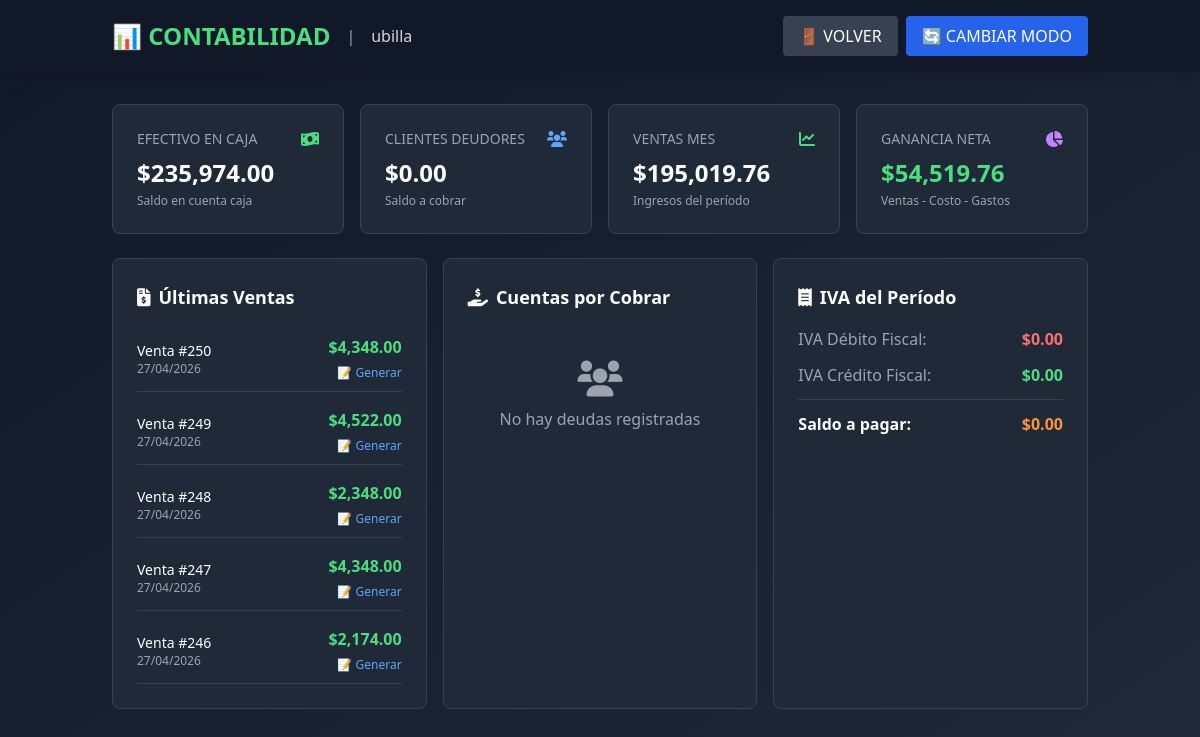
Page /contabilidad.php (signed in) on the earlier database version.
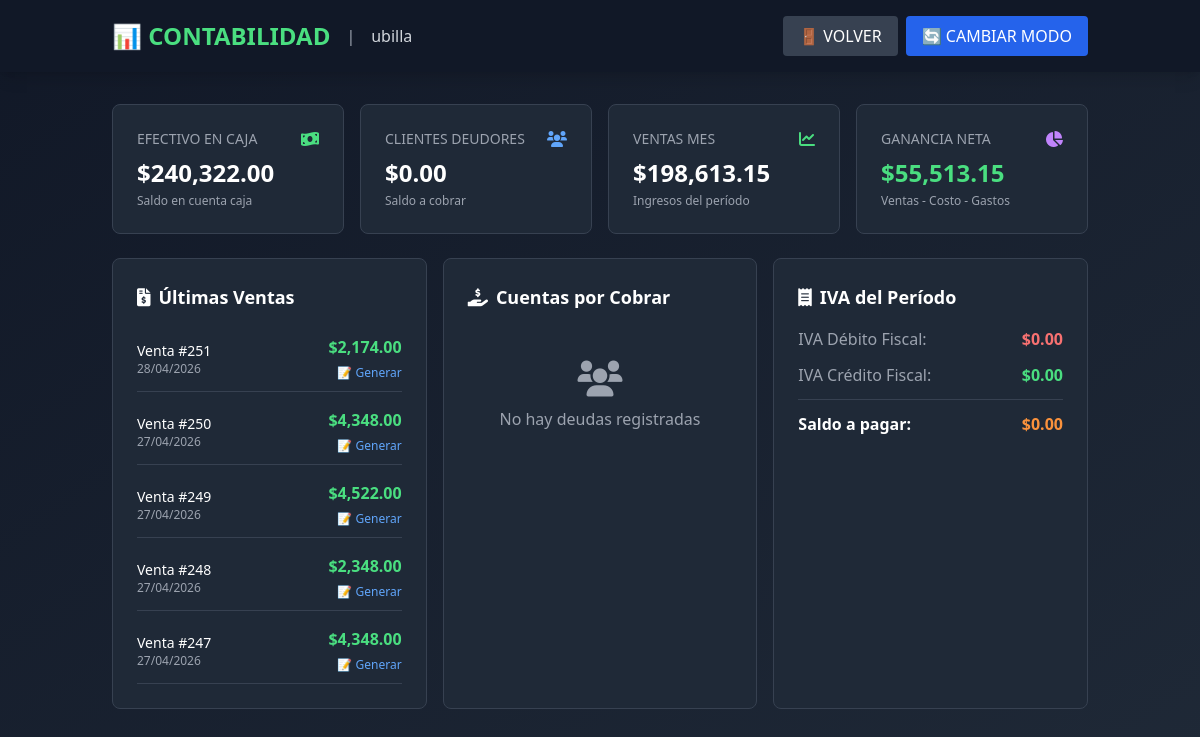
Same page on the later database version.
### tables this page shows
CREATE TABLE `ventas` (
  `id` int(11) NOT NULL AUTO_INCREMENT,
  `fecha` datetime DEFAULT current_timestamp(),
  `cliente_id` int(11) DEFAULT NULL,
  `total` decimal(10,2) DEFAULT NULL,
  `tipo_comprobante` varchar(10) DEFAULT NULL,
  `estado` varchar(20) DEFAULT 'COMPLETADA',
  `ganancia` decimal(10,2) DEFAULT NULL,
  `usuario_id` int(11) DEFAULT 1,
  `empresa_id` int(11) NOT NULL DEFAULT 1,
  `metodo_pago` varchar(50) DEFAULT NULL COMMENT 'Método de pago utilizado',
  PRIMARY KEY (`id`),
  KEY `cliente_id` (`cliente_id`),
  CONSTRAINT `ventas_ibfk_1` FOREIGN KEY (`cliente_id`) REFERENCES `clientes` (`id`)
);

### config.php (called while the page is built, shortened)
<?php
function getDB() {
    try {
        $pdo = new PDO("mysql:host=".DB_HOST.";dbname=".DB_NAME.";charset=utf8mb4", DB_USER, DB_PASS);
        $pdo->setAttribute(PDO::ATTR_ERRMODE, PDO::ERRMODE_EXCEPTION);
        $pdo->setAttribute(PDO::ATTR_DEFAULT_FETCH_MODE, PDO::FETCH_ASSOC);
        return $pdo;
    } catch(PDOException $e) {
        die("Error de conexión: " . $e->getMessage());
    }
}
function getUser() {
    $db = getDB();
    $stmt = $db->prepare("SELECT id, nombre, rol, empresa_id FROM usuarios WHERE id = ?");
    $stmt->execute([$_SESSION['user_id']]);
    return $stmt->fetch();
}

### contabilidad_motor.php (called while the page is built, shortened)
<?php
require_once 'config.php';
class MotorContable {
    private $db;
    private $empresa_id;
    public function __construct($empresa_id, $db = null) {
        $this->empresa_id = $empresa_id;
        $this->db = $db ?: getDB();
    }
    public function getResumenCuentas($fecha_hasta = null) {
        $fecha_hasta = $fecha_hasta ?: date('Y-m-d');
        $stmt = $this->db->prepare("
            SELECT
                pc.codigo,
                pc.nombre,
                pc.tipo,
                pc.subtipo,
                COALESCE(SUM(ad.debe), 0) as total_debe,
                COALESCE(SUM(ad.haber), 0) as total_haber,
                CASE
                    WHEN pc.tipo IN ('ACTIVO', 'GASTO')
                    THEN COALESCE(SUM(ad.debe) - SUM(ad.haber), 0)
                    WHEN pc.tipo IN ('PASIVO', 'PATRIMONIO_NETO', 'INGRESO')
                    THEN COALESCE(SUM(ad.haber) - SUM(ad.debe), 0)
                    ELSE 0
                END as saldo
            FROM plan_cuentas pc
            LEFT JOIN asiento_detalles ad ON pc.id = ad.cuenta_id
            LEFT JOIN asientos_contables ac ON ad.asiento_id = ac.id
            WHERE pc.empresa_id = ? AND pc.imputable = 1
            AND (ac.fecha IS NULL OR ac.fecha <= ?)
            GROUP BY pc.id, pc.codigo, pc.nombre, pc.tipo, pc.subtipo
            ORDER BY pc.codigo
        ");
        $stmt->execute([$this->empresa_id, $fecha_hasta]);
        return $stmt->fetchAll();
    }
}
?>

### contabilidad.php (the view, shortened to what the changed rows need)
<?php
require_once 'config.php';
require_once 'contabilidad_motor.php';
$user = getUser();
$empresa_id = $user['empresa_id'];
$db = getDB();
$motor = new MotorContable($empresa_id, $db);
$resumen_cuentas = $motor->getResumenCuentas();
$totales = [
    'ACTIVO' => ['debe' => 0, 'haber' => 0, 'saldo' => 0],
    'PASIVO' => ['debe' => 0, 'haber' => 0, 'saldo' => 0],
    'PATRIMONIO_NETO' => ['debe' => 0, 'haber' => 0, 'saldo' => 0],
    'INGRESO' => ['debe' => 0, 'haber' => 0, 'saldo' => 0],
    'GASTO' => ['debe' => 0, 'haber' => 0, 'saldo' => 0]
];
$saldo_caja = 0;
foreach ($resumen_cuentas as $cuenta) {
    if (isset($totales[$cuenta['tipo']])) {
        $totales[$cuenta['tipo']]['debe'] += $cuenta['total_debe'];
        $totales[$cuenta['tipo']]['haber'] += $cuenta['total_haber'];
        $totales[$cuenta['tipo']]['saldo'] += $cuenta['saldo'];
    }
    if ($cuenta['codigo'] === '1.01.01') {
        $saldo_caja = $cuenta['saldo'];
    }
}
$ventas_totales = $totales['INGRESO']['saldo'];
$costo_venta = 0;
$gastos_operativos = 0;
foreach ($resumen_cuentas as $cuenta) {
    if ($cuenta['codigo'] === '6.01.01') {
        $costo_venta = $cuenta['saldo'];
    }
}
foreach ($resumen_cuentas as $cuenta) {
    if ($cuenta['tipo'] === 'GASTO' && $cuenta['codigo'] !== '6.01.01') {
        $gastos_operativos += $cuenta['saldo'];
    }
}
$ganancia_neta = $ventas_totales - $costo_venta - $gastos_operativos;
?>
<!DOCTYPE html>
<html lang="es">
<head>
    <script src="https://cdn.tailwindcss.com"></script>
    <link rel="stylesheet" href="https://cdnjs.cloudflare.com/ajax/libs/font-awesome/6.0.0/css/all.min.css">
</head>
<body class="min-h-screen bg-gradient-to-br from-gray-900 to-gray-800 text-gray-100">
    <header class="bg-gray-900 shadow-lg">
        <div class="container mx-auto px-6 py-4 flex justify-between items-center">
            <div class="flex items-center gap-4">
                <h1 class="text-2xl font-bold text-green-400">📊 CONTABILIDAD</h1>
            </div>
        </div>
    </header>
    <main class="container mx-auto px-6 py-8">
        <div id="vistaDueño" class="space-y-6">
            <div class="grid grid-cols-1 md:grid-cols-4 gap-4">
                <div class="bg-gray-800 rounded-lg border border-gray-700 p-6">
                    <div class="flex items-center justify-between mb-2">
                        <h3 class="text-gray-400 text-sm">EFECTIVO EN CAJA</h3>
                        <i class="fas fa-money-bill-wave text-green-400"></i>
                    </div>
                    <p class="text-2xl font-bold text-white">
                        $<?= number_format($saldo_caja, 2) ?>
                    </p>
                    <p class="text-gray-400 text-xs mt-1">Saldo en cuenta caja</p>
                </div>
                <div class="bg-gray-800 rounded-lg border border-gray-700 p-6">
                    <div class="flex items-center justify-between mb-2">
                        <h3 class="text-gray-400 text-sm">VENTAS MES</h3>
                        <i class="fas fa-chart-line text-green-400"></i>
                    </div>
                    <p class="text-2xl font-bold text-white">
                        $<?= number_format($totales['INGRESO']['saldo'], 2) ?>
                    </p>
                    <p class="text-gray-400 text-xs mt-1">Ingresos del período</p>
                </div>
                <div class="bg-gray-800 rounded-lg border border-gray-700 p-6">
                    <div class="flex items-center justify-between mb-2">
                        <h3 class="text-gray-400 text-sm">GANANCIA NETA</h3>
                        <i class="fas fa-chart-pie text-purple-400"></i>
                    </div>
                    <p class="text-2xl font-bold <?= $ganancia_neta >= 0 ? 'text-green-400' : 'text-red-400' ?>">
                        $<?= number_format($ganancia_neta, 2) ?>
                    </p>
                    <p class="text-gray-400 text-xs mt-1">Ventas - Costo - Gastos</p>
                </div>
            </div>
            <div class="grid grid-cols-1 md:grid-cols-3 gap-4">
                <div class="bg-gray-800 rounded-lg border border-gray-700 p-6">
                    <div class="space-y-2">
                        <?php
                        $stmt = $db->prepare("SELECT id, total, fecha FROM ventas WHERE empresa_id = ? ORDER BY fecha DESC LIMIT 5");
                        $stmt->execute([$empresa_id]);
                        $ultimas_ventas = $stmt->fetchAll();
                        foreach ($ultimas_ventas as $venta):
                        ?>
                        <div class="flex justify-between items-center py-2 border-b border-gray-700">
                            <div>
                                <p class="text-white text-sm">Venta #<?= $venta['id'] ?></p>
                                <p class="text-gray-400 text-xs"><?= date('d/m/Y', strtotime($venta['fecha'])) ?></p>
                            </div>
                            <div class="text-right">
                                <p class="text-green-400 font-bold">$<?= number_format($venta['total'], 2) ?></p>
                                <button onclick="generarAsientoVenta(<?= $venta['id'] ?>)" class="text-blue-400 text-xs hover:text-blue-300">
                                    📝 Generar
                                </button>
                            </div>
                        </div>
                        <?php endforeach; ?>
                    </div>
                </div>
            </div>
        </div>
    </main>
</body>
</html>

Differences in the rows shown:
no longer on this page (row unchanged): ventas: id "246", fecha "27/04/2026", total "2,174.00"
added ventas: id "251", fecha "28/04/2026", total "2,174.00"
Other differences:
$saldo_caja: "235,974.00" → "240,322.00"
$totales['INGRESO']['saldo']: "195,019.76" → "198,613.15"
$ganancia_neta: "54,519.76" → "55,513.15"
